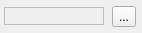
<?xml version="1.0" encoding="UTF-8"?>
<ui version="4.0">
 <class>CColorSelect</class>
 <widget class="QWidget" name="CColorSelect">
  <property name="geometry">
   <rect>
    <x>0</x>
    <y>0</y>
    <width>142</width>
    <height>33</height>
   </rect>
  </property>
  <property name="sizePolicy">
   <sizepolicy hsizetype="Preferred" vsizetype="Preferred">
    <horstretch>0</horstretch>
    <verstretch>0</verstretch>
   </sizepolicy>
  </property>
  <property name="windowTitle">
   <string>Color Select</string>
  </property>
  <layout class="QHBoxLayout" name="horizontalLayout">
   <property name="sizeConstraint">
    <enum>QLayout::SetMinimumSize</enum>
   </property>
   <property name="margin">
    <number>2</number>
   </property>
   <item>
    <widget class="QTextEdit" name="teColor">
     <property name="enabled">
      <bool>false</bool>
     </property>
     <property name="sizePolicy">
      <sizepolicy hsizetype="Preferred" vsizetype="Preferred">
       <horstretch>0</horstretch>
       <verstretch>0</verstretch>
      </sizepolicy>
     </property>
     <property name="minimumSize">
      <size>
       <width>5</width>
       <height>5</height>
      </size>
     </property>
     <property name="maximumSize">
      <size>
       <width>100</width>
       <height>18</height>
      </size>
     </property>
     <property name="frameShape">
      <enum>QFrame::Box</enum>
     </property>
     <property name="frameShadow">
      <enum>QFrame::Plain</enum>
     </property>
     <property name="verticalScrollBarPolicy">
      <enum>Qt::ScrollBarAlwaysOff</enum>
     </property>
     <property name="horizontalScrollBarPolicy">
      <enum>Qt::ScrollBarAlwaysOff</enum>
     </property>
     <property name="html">
      <string>&lt;!DOCTYPE HTML PUBLIC &quot;-//W3C//DTD HTML 4.0//EN&quot; &quot;http://www.w3.org/TR/REC-html40/strict.dtd&quot;&gt;
&lt;html&gt;&lt;head&gt;&lt;meta name=&quot;qrichtext&quot; content=&quot;1&quot; /&gt;&lt;style type=&quot;text/css&quot;&gt;
p, li { white-space: pre-wrap; }
&lt;/style&gt;&lt;/head&gt;&lt;body style=&quot; font-family:'Calibri'; font-size:12pt; font-weight:400; font-style:normal;&quot;&gt;
&lt;p style=&quot;-qt-paragraph-type:empty; margin-top:0px; margin-bottom:0px; margin-left:0px; margin-right:0px; -qt-block-indent:0; text-indent:0px;&quot;&gt;&lt;/p&gt;&lt;/body&gt;&lt;/html&gt;</string>
     </property>
     <property name="textInteractionFlags">
      <set>Qt::NoTextInteraction</set>
     </property>
    </widget>
   </item>
   <item>
    <widget class="QToolButton" name="tbSelect">
     <property name="text">
      <string>...</string>
     </property>
     <property name="icon">
      <iconset resource="../../../res/resources.qrc">
       <normaloff>:/icons/color-select.png</normaloff>:/icons/color-select.png</iconset>
     </property>
    </widget>
   </item>
  </layout>
 </widget>
 <resources>
  <include location="../../../res/resources.qrc"/>
 </resources>
 <connections/>
</ui>
